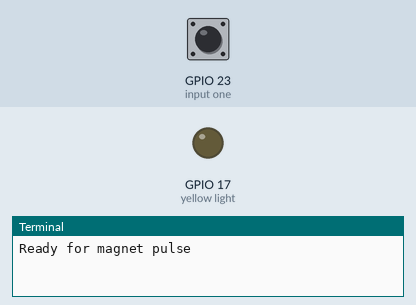
Recording of a program running on a simulated Raspberry Pi (BCM pin numbers) with an Explorer HAT. On the bench: output pins drawn as LEDs (lit = HIGH), the last lines printed to the terminal. The inputs (shaded band) are chosen by the test bench; at power-on: GPIO 23 (input one) LOW. The clock reads 2024-03-15 10:24:30 at power-on unless the program sets it; no MQTT or app messages arrive unless stated.

Above: at 1.2 s.
1.3 s: GPIO 23 (input one) pulled HIGH for 0.15 s
At 1.9 s:
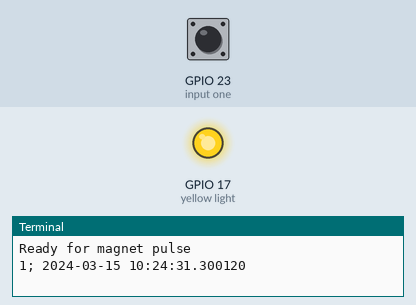
3.9 s: GPIO 23 (input one) pulled HIGH for 1 s
At 5.4 s:
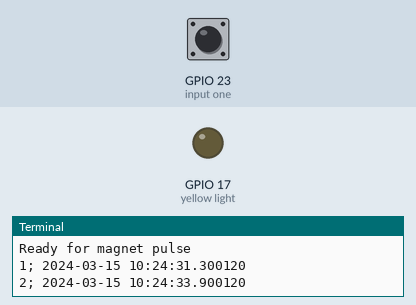
6.5 s: GPIO 23 (input one) pulled HIGH for 0.15 s
At 7.0 s:
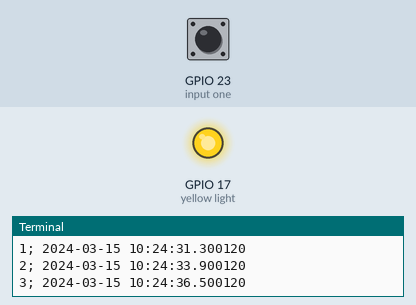
Timing chart, 0 to 9.5 s (numbered marks = the images above; inputs shaded):
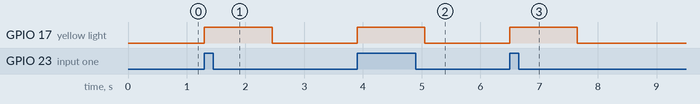

Measured:
- after the input at 1.3 s, GPIO 17 (yellow light): LOW → HIGH at once, → LOW 1.2 s later
- after the input at 3.9 s, GPIO 17 (yellow light): LOW → HIGH at once, → LOW 1.2 s later
- after the input at 6.5 s, GPIO 17 (yellow light): LOW → HIGH at once, → LOW 1.2 s later

The program:

gas-sensor.py
```python
#!/usr/bin/env python
import explorerhat
import paho.mqtt.client as mqtt
from datetime import datetime as dt

# MQTT
mqtt_host = "slateplus.lan"
mqtt_port = 1883
mqtt_user = "gasuser"
mqtt_password = "helloworld"
topic = 'sensors/gas/pulse'

# Raspberry
led = 1
pin = explorerhat.input.one
counter = 0


# MQTT Functions
def on_connect(client, userdata, flags, reason_code, properties=None):
    #print("Connection:", reason_code)
    pass

def on_connect_fail(client, userdata, flags, reason_code, properties=None):
    print("Fail Connection:", reason_code)

def on_disconnect(client, userdata, flags, reason_code, properties=None):
    #print(reason_code)
    pass

def get_client():
    client = mqtt.Client(mqtt.CallbackAPIVersion.VERSION2)
    client.username_pw_set(username=mqtt_user, password=mqtt_password)
    client.connect(host=mqtt_host, port=mqtt_port, keepalive=60)
    client.on_connect = on_connect
    client.on_connect_fail = on_connect_fail
    client.on_disconnect = on_disconnect
    # call `loop()` frequently to maintain network traffic flow with the broker
    client.loop()

    return client

def changed(input):
    global counter
    name  = input.name
    state = int(input.read())
    if state:
        explorerhat.light[led].on()
        counter += 1
        msg = f"{counter}; {dt.now()}"
        print(msg)
        # Connect, Publish, Disconnect
        client = get_client()
        client.publish(topic=topic,payload=msg, qos=1)
        client.loop()
        client.disconnect()
    else:
        explorerhat.light[led].off()

# Do a try/except/finally to clean up
# https://raspi.tv/2013/rpi-gpio-basics-3-how-to-exit-gpio-programs-cleanly-avoid-warnings-and-protect-your-pi

try:
    pin.changed(changed) # Set callback
    print("Ready for magnet pulse")
    explorerhat.pause()

except KeyboardInterrupt:
    """
    Here you put any code you want to run before the program exits when you press CTRL+C
    """
    print("############\n# break\n###########")

#except:
#    """
#    This catches ALL other exceptions including errors.
#    """
#    print("############\n# Other error or exception occurred!#\n############")

finally:
    """"
    https://github.com/pimoroni/explorer-hat/blob/master/library/explorerhat/__init__.py#L86
    Does also GPIO.cleanup()
    """
    print("Exiting")
    explorerhat.explorerhat_exit()
```
